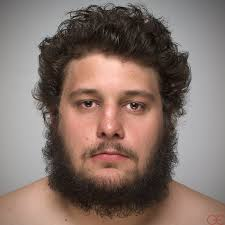
//> input picture cv/image.png, 225 x 225 px
$ ./imagify image.png   (built with g++ and OpenCV 4)
//> lines starting //> are read from the running program, lines starting //| are printed output that depends on the picture
//> further down, image is the input picture: 225 rows x 225 cols, CV_8UC3; mean B, G, R 105.8, 113.5, 131.9
### cv/detector.hpp
#include <vector>

#include <opencv2/core/core.hpp>

using namespace cv;

struct FaceSet {
    Rect location;
    Rect leftEye, rightEye;
};

class Detector {
public:
    static void detectFaceSets(const Mat& img, std::vector<FaceSet>& faceSets);
    static void convertFaceSetsToJson(const std::vector<FaceSet>& faceSets, std::string& json);
};

### cv/detector.cpp
#include <vector>
#include <string>
#include <iostream>
#include <cstring>
#include <cstdio>

#include <opencv2/core/core.hpp>
#include <opencv2/objdetect/objdetect.hpp>
#include <opencv2/highgui/highgui.hpp>
#include <opencv2/imgproc/imgproc.hpp>

#include "detector.hpp"

using namespace cv;

std::string face_cascade_name = "/usr/share/opencv/haarcascades/haarcascade_frontalface_alt.xml";
std::string eyes_cascade_name = "/usr/share/opencv/haarcascades/haarcascade_eye_tree_eyeglasses.xml";

void Detector::detectFaceSets(const Mat& img, std::vector<FaceSet>& faceSets) {
    CascadeClassifier face_cascade;
    CascadeClassifier eyes_cascade;
    if (!face_cascade.load(face_cascade_name)) {
        fprintf(stderr, "--(!)Error loading\n");
        return;
    }
    if (!eyes_cascade.load(eyes_cascade_name)) {
        fprintf(stderr, "--(!)Error loading\n");
        return;
    }

    Mat grayImg;
    cvtColor(img, grayImg, CV_RGB2GRAY);
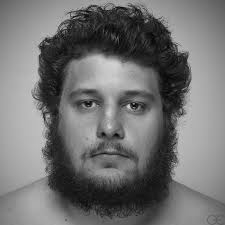
//> grayImg: 225 rows x 225 cols, CV_8UC1; min 1, max 218, mean 113.4
    equalizeHist(grayImg, grayImg);
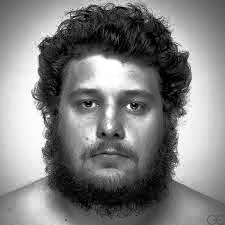
//> grayImg: 225 rows x 225 cols, CV_8UC1; min 0, max 255, mean 128.3
    int flags = CASCADE_SCALE_IMAGE;
    Size minFeatureSize(20, 20);
    float searchScaleFactor = 1.1f;
    int minNeighbors = 2;
    std::vector<Rect> faces;

    face_cascade.detectMultiScale(grayImg, faces, searchScaleFactor,
                                  minNeighbors, flags, minFeatureSize);
//> faces = 1 Rect (x, y, width, height): [45, 53, 129, 129]
    std::vector<Rect>::const_iterator fit;
    for (fit = faces.begin(); fit != faces.end(); fit++) {
        FaceSet fs;
        memset(&fs, 0, sizeof(fs));
        fs.location = *fit;

        Mat face = grayImg(*fit);
        std::vector<Rect> eyes;

        eyes_cascade.detectMultiScale(face, eyes, searchScaleFactor,
            minNeighbors, flags, minFeatureSize);

        std::vector<Rect>::const_iterator eit;
        if (eyes.size() < 2) {
            fs.leftEye = Rect(-1, -1, -1, -1);
            fs.rightEye = Rect(-1, -1, -1, -1);
        } else {
            fs.leftEye = eyes[0];
            fs.rightEye = eyes[1];
        }
        faceSets.push_back(fs);
    }
//> this loop made 1 pass
//> (fs.location, fs.leftEye, fs.rightEye) on pass 1: (Rect(45, 53, 129, 129), Rect(28, 37, 28, 28), Rect(75, 39, 29, 29))
//> pass 1, in detectFaceSets, `Mat face = grayImg(*fit);`:
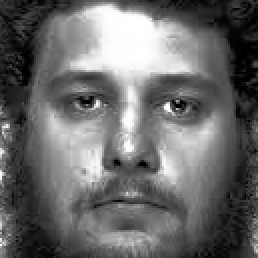
//> face: 129 rows x 129 cols, CV_8UC1 (shown 2 times larger); min 0, max 255, mean 106.5
}

void convertRectToJson(const Rect& r, std::string& json) {
    std::stringstream ss;
    ss << "'x' : " << r.x << ",\n"
       << "'y' : " << r.y << ",\n"
       << "'width'" << r.width << ",\n"
       << "'height'" << r.height << ",\n";
    json = ss.str();
}

void Detector::convertFaceSetsToJson(const std::vector<FaceSet>& faceSets, std::string& json) {
    std::stringstream ss;
    ss << "[\n";
    std::vector<FaceSet>::const_iterator it;
    for (it = faceSets.begin(); it != faceSets.end(); it++) {
        std::string ls, les, res;
        convertRectToJson(it->location, ls);
        convertRectToJson(it->leftEye, les);
        convertRectToJson(it->rightEye, res);
        ss << "{\n" << ls
               /*<< "{\n" << les << "},\n"
               << "{\n" << res << "},\n"*/
           << "},\n";

    }
    ss << "]\n";
    json = ss.str();
    std::cout << json << std::endl;
}

### cv/imagify.cpp
#include <iostream>

#include <opencv2/imgproc/imgproc.hpp>
#include <opencv2/core/core.hpp>
#include <opencv2/highgui/highgui.hpp>

#include "detector.hpp"

using namespace cv;
using namespace std;

int main(int argc, char** argv)
{
    if( argc != 2) {
     cout <<" Usage: display_image ImageToLoadAndDisplay" << endl;
     return -1;
    }

    Mat image;
    image = imread(argv[1], CV_LOAD_IMAGE_COLOR);

    if(!image.data) {
        cout <<  "Could not open or find the image" << std::endl ;
        return -1;
    }

    std::vector<FaceSet> faceSets;
    Detector::detectFaceSets(image, faceSets);
//> faceSets = 1 item
    std::string json;
    Detector::convertFaceSetsToJson(faceSets, json);
//> the loop in convertFaceSetsToJson, `for (it = faceSets.begin(); it != faceSets.end(); it++)` made 1 pass

    //imwrite("./gray.jpg", gray_image );

    return 0;
}
